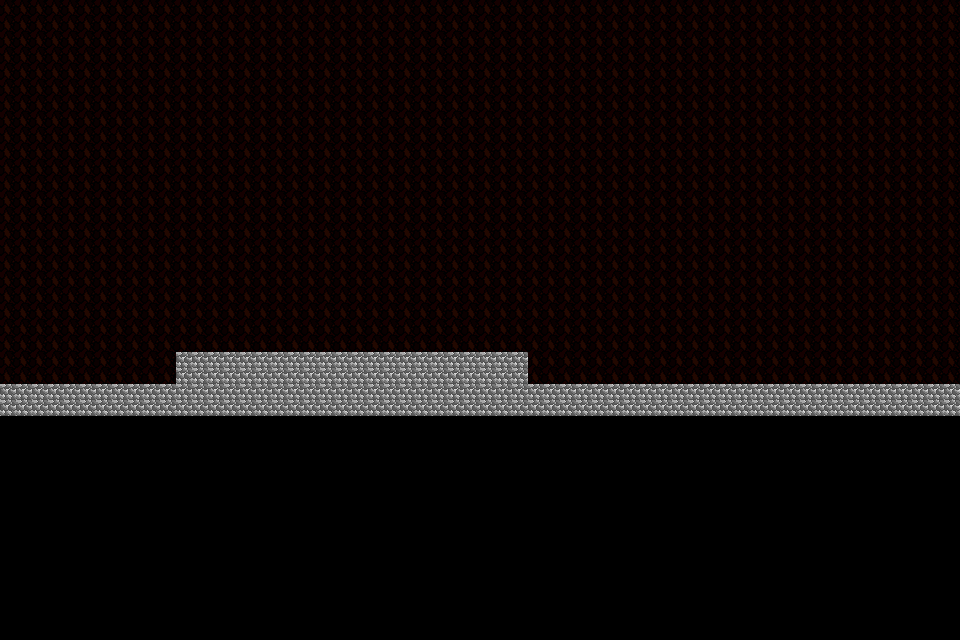

Tiled map render using the project's own tile images. Description and the map definition, with tile-layer contents summarised, below:
An orthogonal 60x40 tile map with 16x16 px tiles, 1 tile layer (Tile Layer 1) and 5 objects (teleport).

<map version="1.0" tiledversion="1.1.6" orientation="orthogonal" renderorder="right-down" width="60" height="40" tilewidth="16" tileheight="16" infinite="0" nextobjectid="11">
 <tileset firstgid="1" name="TempleEntrance1" tilewidth="16" tileheight="16" tilecount="1073" columns="37">
  <image source="../sprites/TempleEntrance1.png" width="592" height="464" />
 </tileset>
 <layer name="Tile Layer 1" width="60" height="40">
  <data>[2400 cells, 1560 non-empty, 2 distinct tile ids]</data>
 </layer>
 <objectgroup name="CollisionLayer">
  <object id="1" x="176" y="352" width="352" height="64" />
  <object id="5" x="528" y="384" width="528" height="32" />
  <object id="7" x="0" y="384" width="176" height="32" />
 </objectgroup>
 <objectgroup name="Enemies">
  <object id="8" x="456.667" y="226.667" width="69.3333" height="84.6667">
   <properties>
    <property name="type" value="Nada" />
   </properties>
  </object>
 </objectgroup>
 <objectgroup name="Zones">
  <object id="10" type="teleport" x="970" y="-4.66667" width="85.3333" height="471.333">
   <properties>
    <property name="destinationLevel" value="mountain" />
    <property name="destinationX" type="float" value="0" />
    <property name="destinationY" type="float" value="0" />
   </properties>
  </object>
 </objectgroup>
</map>